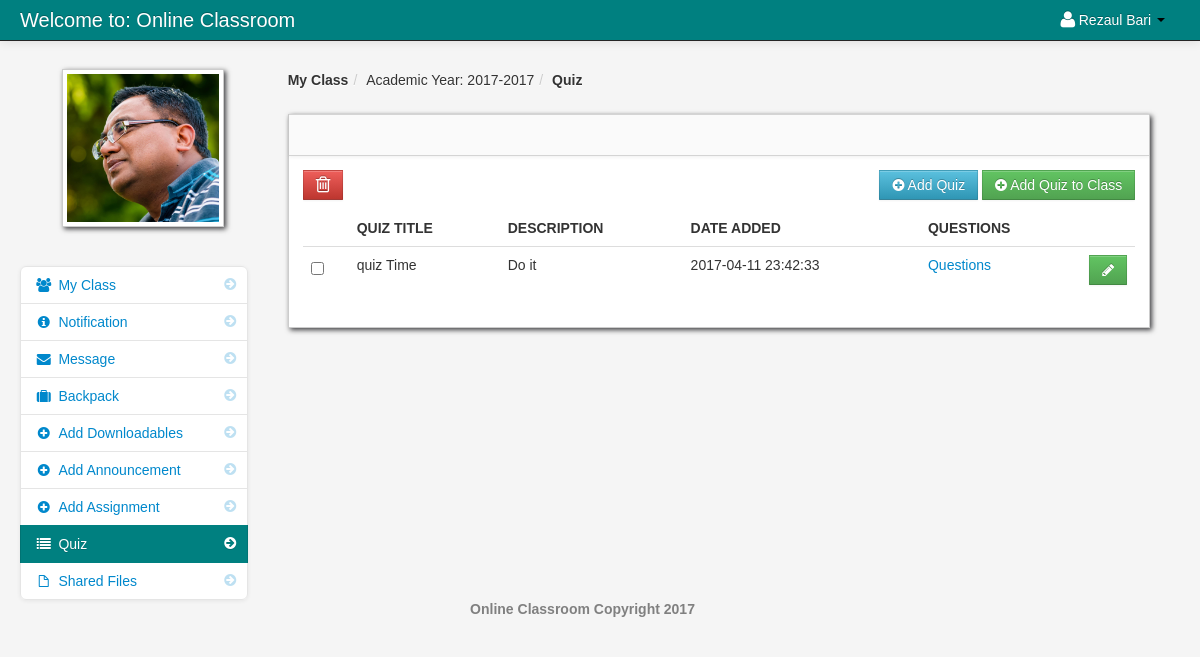
/teacher_quiz.php (signed in), run on an earlier commit of the app's database.
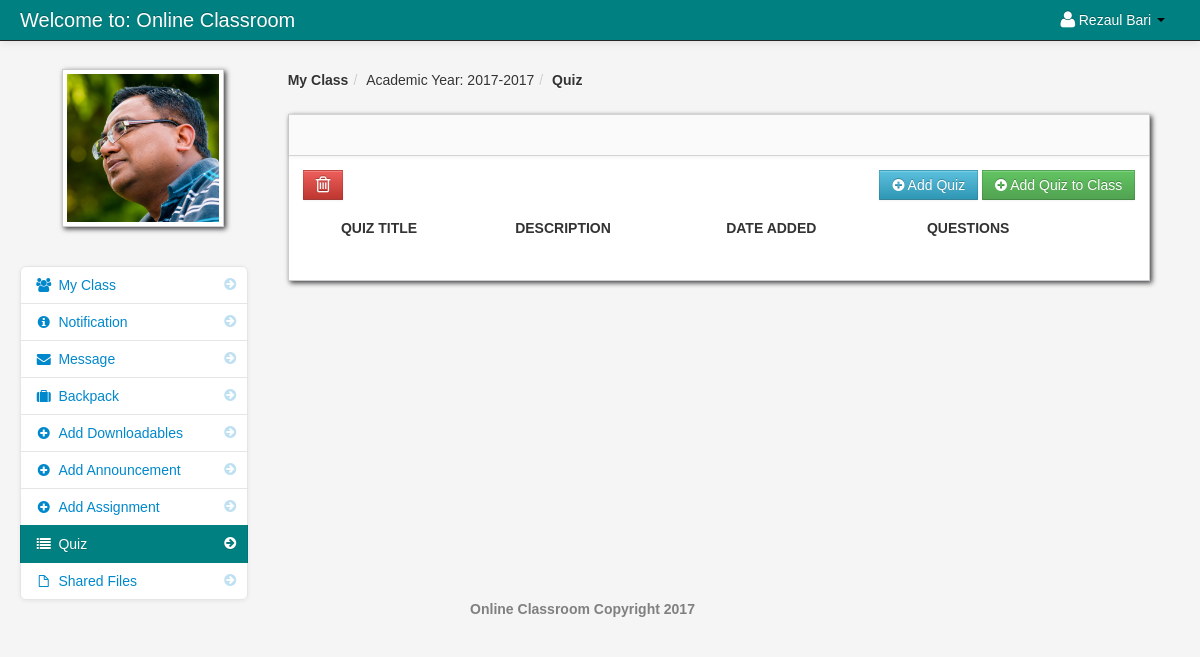
And on a later commit of the database.
### tables this page shows
CREATE TABLE `quiz` (
  `quiz_id` int(11) NOT NULL,
  `quiz_title` varchar(50) NOT NULL,
  `quiz_description` varchar(100) NOT NULL,
  `date_added` varchar(100) NOT NULL,
  `teacher_id` int(11) NOT NULL
);

### session.php (called while the page is built, shortened)
<?php
$session_id=$_SESSION['id'];
?>

### teacher_quiz.php (the view, shortened to what this page needs)
<?php include('header_dashboard.php'); ?>
<?php include('session.php'); ?>
<body>
		<?php include('navbar_teacher.php'); ?>
        <div class="container-fluid">
            <div class="row-fluid">
				<?php include('quiz_sidebar_teacher.php'); ?>
                <div class="span9" id="content">
                     <div class="row-fluid">
									<ul class="breadcrumb">
										<?php
										$school_year_query = mysql_query("select * from school_year order by school_year DESC")or die(mysql_error());
										$school_year_query_row = mysql_fetch_array($school_year_query);
										?>
											<li><a href="#"><b>My Class</b></a><span class="divider">/</span></li>
										<li><a href="#">Academic Year: <?php echo $school_year_query_row['school_year']; ?></a><span class="divider">/</span></li>
										<li><a href="#"><b>Quiz</b></a></li>
									</ul>
                        <div id="block_bg" class="block">
                            <div class="navbar navbar-inner block-header">
                            </div>
                            <div class="block-content collapse in">
                                <div class="span12">
									<div class="pull-right">
									<a href="add_quiz.php" class="btn btn-info"><i class="icon-plus-sign"></i> Add Quiz</a>
									<td width="30"><a href="add_quiz_to_class.php" class="btn btn-success"><i class="icon-plus-sign"></i> Add Quiz to Class</a></td>
									</div>
									<form action="delete_quiz.php" method="post">
  									<table cellpadding="0" cellspacing="0" border="0" class="table" id="">
									<a data-toggle="modal" href="#backup_delete" id="delete"  class="btn btn-danger" name=""><i class="icon-trash icon-large"></i></a>
										<thead>
										        <tr>
												<th></th>
												<th>Quiz title</th>
												<th>Description</th>
												<th>Date Added</th>
												<th>Questions</th>
												<th></th>
												</tr>
										</thead>
										<tbody>
                              		<?php
										$query = mysql_query("select * FROM quiz where teacher_id = '$session_id'  order by date_added DESC ")or die(mysql_error());
										while($row = mysql_fetch_array($query)){
										$id  = $row['quiz_id'];
									?>
										<tr id="del<?php echo $id; ?>">
										<td width="30">
											<input id="optionsCheckbox" class="" name="selector[]" type="checkbox" value="<?php echo $id; ?>">
										</td>
										 <td><?php echo $row['quiz_title']; ?></td>
                                         <td><?php  echo $row['quiz_description']; ?></td>
                                         <td><?php echo $row['date_added']; ?></td>
                                         <td><a href="quiz_question.php<?php echo '?id='.$id; ?>">Questions</a></td>
                                         <td width="30"><a href="edit_quiz.php<?php echo '?id='.$id; ?>" class="btn btn-success"><i class="icon-pencil"></i></a></td>
										</tr>
									<?php } ?>
										</tbody>
									</table>
									</form>
                                </div>
                            </div>
                        </div>
                    </div>
                </div>
            </div>
		<?php include('footer.php'); ?>
        </div>
		<?php include('script.php'); ?>
    </body>
</html>

What changed in the data, as far as the page shows it:
removed quiz: quiz_title "quiz Time", quiz_description "Do it", date_added "2017-04-11 23:42:33"
